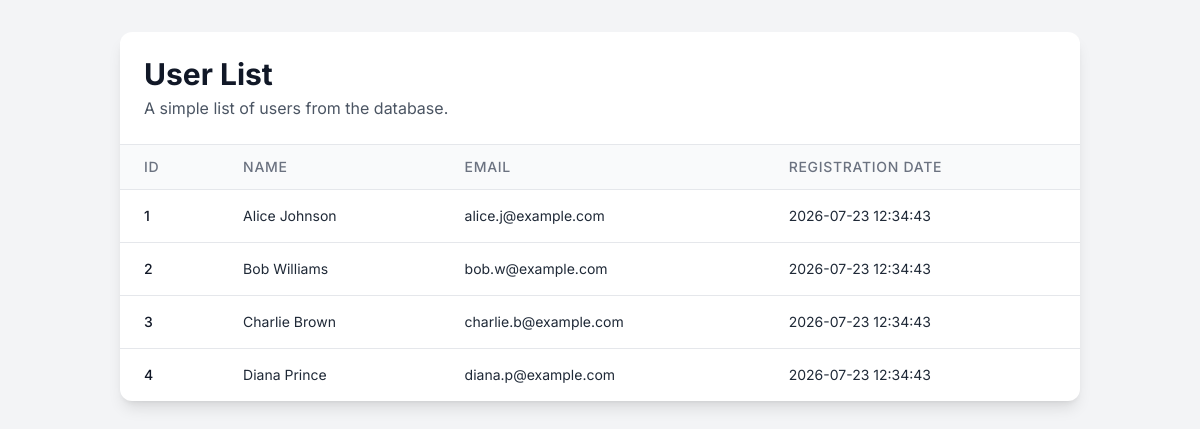
The page /php-demo/index.php on the database its author committed.
### tables this page shows
CREATE TABLE users (
    id INT AUTO_INCREMENT PRIMARY KEY,
    name VARCHAR(100) NOT NULL,
    email VARCHAR(100) NOT NULL,
    registration_date TIMESTAMP DEFAULT CURRENT_TIMESTAMP
);

### php-demo/index.php (the view, shortened to what this page needs)
<!DOCTYPE html>
<html lang="en">
<head>
    <script src="https://cdn.tailwindcss.com"></script>
</head>
<body class="bg-gray-100 text-gray-800">
    <div class="container mx-auto p-4 sm:p-6 lg:p-8">
        <div class="bg-white rounded-xl shadow-lg overflow-hidden">
            <div class="p-6 border-b border-gray-200">
                <h1 class="text-2xl sm:text-3xl font-bold text-gray-900">User List</h1>
                <p class="mt-1 text-gray-600">A simple list of users from the database.</p>
            </div>
            <?php
            $db_host = getenv('DB_HOST');
            $db_name = getenv('DB_NAME');
            $db_user = getenv('DB_USER');
            $db_pass = getenv('DB_PASSWORD');
            @$mysqli = new mysqli($db_host, $db_user, $db_pass, $db_name);
            if ($mysqli->connect_error) {
                echo '<div class="p-6 text-center text-red-600 bg-red-50 rounded-b-xl">';
                echo '<h3 class="font-semibold">Database Connection Failed</h3>';
                echo '<p class="mt-1 text-sm">' . htmlspecialchars($mysqli->connect_error) . '</p>';
                echo '</div>';
            } else {
                $sql = "SELECT id, name, email, registration_date FROM users";
                $result = $mysqli->query($sql);
                if ($result && $result->num_rows > 0) {
            ?>
                    <div class="overflow-x-auto">
                        <table class="min-w-full text-sm text-left">
                            <thead class="bg-gray-50 border-b border-gray-200">
                                <tr>
                                    <th scope="col" class="px-6 py-3 font-medium text-gray-500 uppercase tracking-wider">ID</th>
                                    <th scope="col" class="px-6 py-3 font-medium text-gray-500 uppercase tracking-wider">Name</th>
                                    <th scope="col" class="px-6 py-3 font-medium text-gray-500 uppercase tracking-wider">Email</th>
                                    <th scope="col" class="px-6 py-3 font-medium text-gray-500 uppercase tracking-wider">Registration Date</th>
                                </tr>
                            </thead>
                            <tbody class="divide-y divide-gray-200">
                                <?php
                                while($row = $result->fetch_assoc()) {
                                    echo "<tr class='hover:bg-gray-50'>";
                                    echo "<td class='px-6 py-4 whitespace-nowrap font-medium text-gray-900'>" . htmlspecialchars($row["id"]) . "</td>";
                                    echo "<td class='px-6 py-4 whitespace-nowrap'>" . htmlspecialchars($row["name"]) . "</td>";
                                    echo "<td class='px-6 py-4 whitespace-nowrap'>" . htmlspecialchars($row["email"]) . "</td>";
                                    echo "<td class='px-6 py-4 whitespace-nowrap'>" . htmlspecialchars($row["registration_date"]) . "</td>";
                                    echo "</tr>";
                                }
                                ?>
                            </tbody>
                        </table>
                    </div>
            <?php
                } else {
                    echo '<div class="p-6 text-center text-gray-500 bg-gray-50 rounded-b-xl">';
                    echo '<h3 class="font-semibold">No Users Found</h3>';
                    echo '<p class="mt-1 text-sm">The \'users\' table is empty.</p>';
                    echo '</div>';
                }
            }
            ?>
        </div>
    </div>
</body>
</html>

### php-demo/index.php (style rules this page uses)
body { font-family: 'Inter', sans-serif; }

### rows shown on the page
users: id "1", name "Alice Johnson", email "alice.j@example.com", registration_date "2026-07-23 12:34:43"
users: id "2", name "Bob Williams", email "bob.w@example.com", registration_date "2026-07-23 12:34:43"
users: id "3", name "Charlie Brown", email "charlie.b@example.com", registration_date "2026-07-23 12:34:43"
users: id "4", name "Diana Prince", email "diana.p@example.com", registration_date "2026-07-23 12:34:43"
